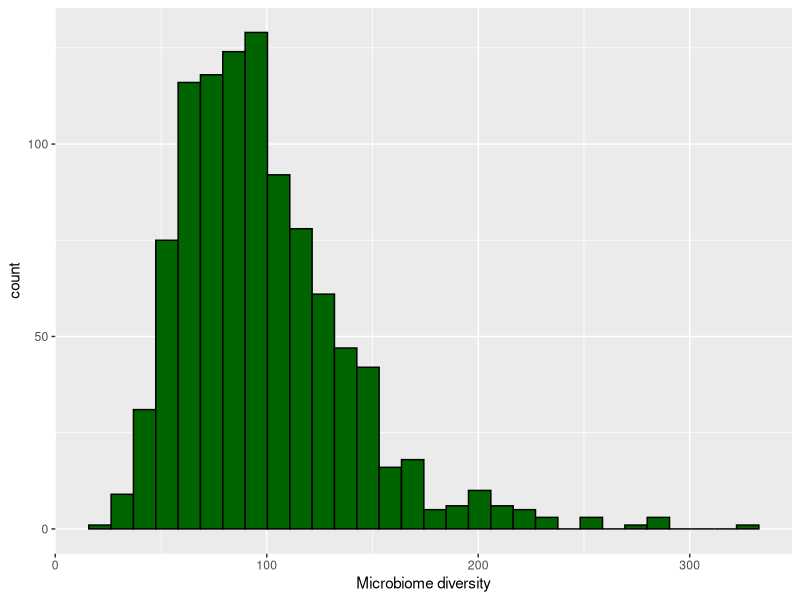
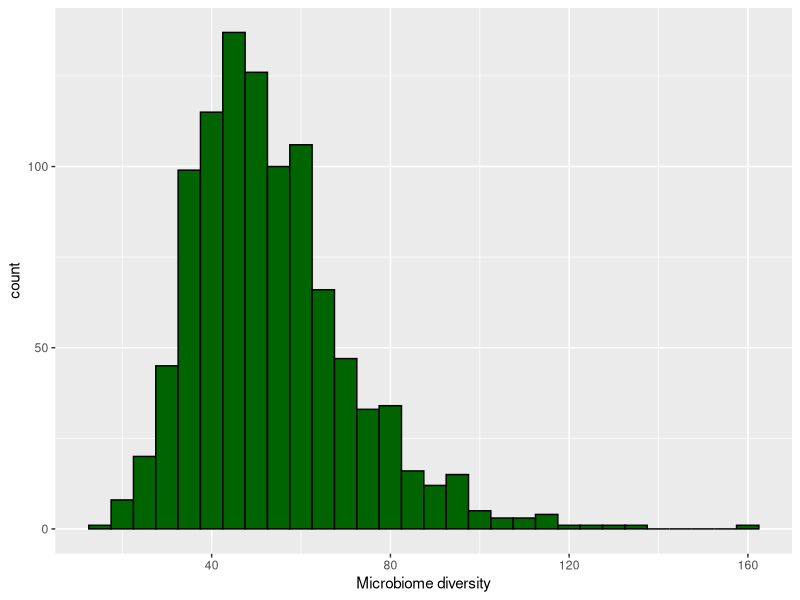
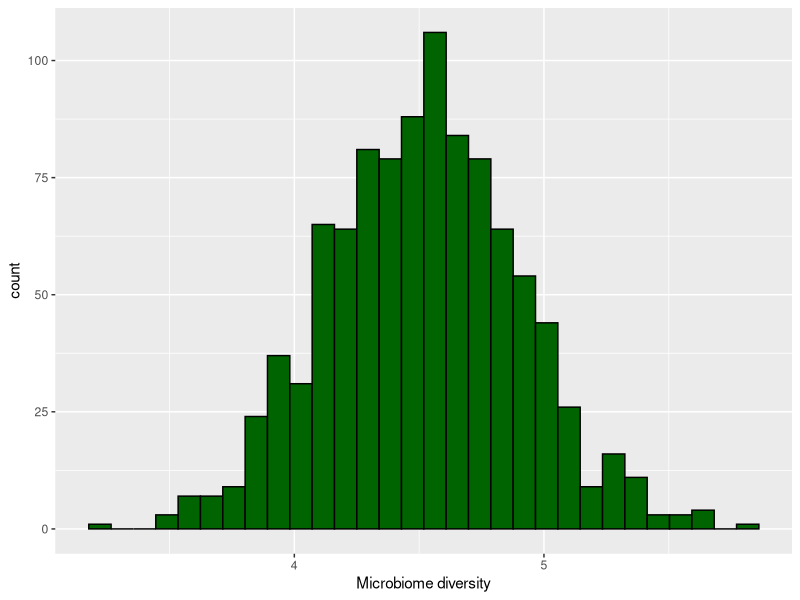
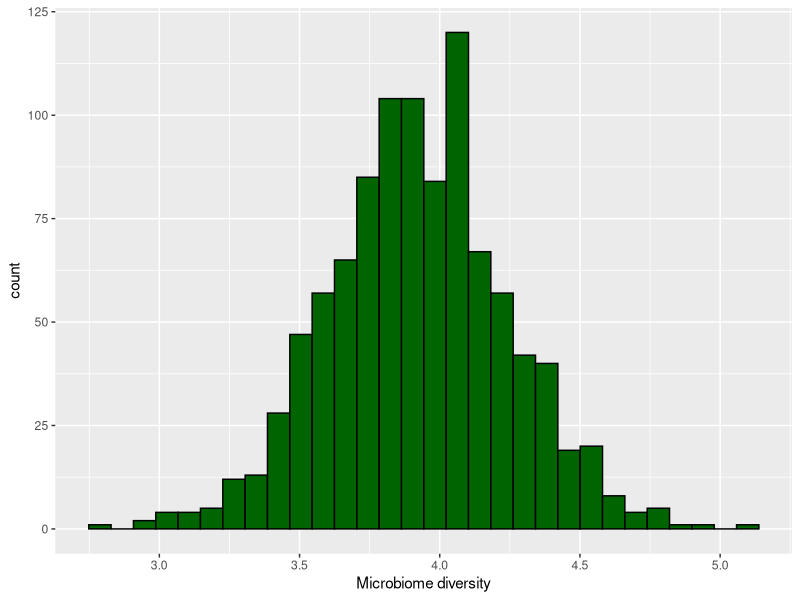

Recreate these plots in R, in order. (Note: this script raises an error after producing the figures.)
## ---- chunk 1
knitr::opts_chunk$set(echo = TRUE)
knitr::opts_chunk$set(eval = TRUE)
knitr::opts_chunk$set(error = TRUE)
## ---- chunk 2
# Final Term Project Write-up Instructions

#Please complete the following:

#1.  Each section will have headings and 1-2 code blocks. Do not edit the headings for each section (anything with one or more #'s at the start of the line. The first code block will be instructions for that section and will not be knit into the final document. The second code block (if present) will be for you to include your own code needed to complete the section. It will be knitted and presented in the final document. 

#2.  Examine all the feedback you got on checkpoint 1, 2, and 3. Do you need to modify your question, prediction, hypothesis, experimental design, or analytical plan? This term paper will be graded on its own merit, separate from how you did on any of the checkpoints. You are not held to the decisions you made on previous checkpoints. You are only required to use the same primary statistical test that you included on the survey generating your simulated data.

#3. Make any citations as needed. You must include inline citations (Author, year), as well as an APA formatted bibliography at the end. This includes any URLs where you copied code. You do not need to cite any course materials. Remember, copying code is encouraged. It's your words that need to be original.

#4. Feel free to copy and paste anything you'd like from your previous checkpoint assignments.

#5.  Knit your .RMD document as an html and submit it on Canvas. It is due Sunday June 5th at 11:59PM PST. Be aware that late penalties will be assessed.
## ---- chunk 3
#Below the appropriate headings, write in your responses.

#The Question: Write out your overall biological question in a single sentence.

#Disclaimer: Do not edit this text:

#Rationale and Background: Include here a short paragraph (~300-500 words) providing basic, relevant background and your rationale for asking the question. Pretend your audience is a UCSD undergraduate first-year biology major.


## ---- chunk 4
#This section is the same as it was in first checkpoint. However, you may want to change your chosen paper if you have found any that are more relevant to your current project.

## ---- chunk 5
#Fill out the following sections. Each should only be a single sentence.


## ---- chunk 6

#You will also use this page to describe your overall experimental design. Each should be written in paragraph form and can be up to 300 words max. If appropriate, it should cover each of the following issues: randomization, blocking, stratification, controls (positive and/or negative), blinding. Make sure that this description matches the data you will be analyzing, not a bigger experiment with more variables that you will not have data for.

#Explanatory and Response Variables - explicitly and simply state your explanatory/independent/x variable and your response/dependent/y variable.

#Sample size - include a description of your sample size and a justification for your choice.

## ---- chunk 7

#Primary statistical analysis: Name the analysis you included on the survey form. In the next line, include a brief justification as to why this test is appropriate.

## ---- chunk 8

#Assumptions and EDA: List the assumptions of your chosen test here.

#Enter your code for all testing of assumptions and figures for EDA in the next code block. This will include reading in your data and making it tidy. You should also display the top of your data table - head(). Any figures you make or statistics your code creates should be labeled appropriately. It should be understandable to someone that does not have access to read your code.


#After the code block, write a paragraph discussing your EDA results and if you had to do anything regarding outliers or data transformations. Remember to justify all of your decisions in writing.

## ---- chunk 9
## Load package
library(ggplot2)
library(dplyr)
library(tidyr)

## Read table
micro_Data<-read.csv("Microbiome_diversity.csv")
head(micro_Data)

## Visualization using bar plot
Histogram_before<-ggplot(data = micro_Data, mapping = aes(x=Before.treatment)) +
  geom_histogram(color="black",fill="darkgreen")+
  xlab("Microbiome diversity")
Histogram_before

Histogram_after<-ggplot(data = micro_Data, mapping = aes(x=After.treatment)) +
  geom_histogram(color="black",fill="darkgreen")+
  xlab("Microbiome diversity")
Histogram_after ## They failed eyeball test 

## Check normality for data before treatment
ks.test(micro_Data$Before.treatment,"pnorm", mean=mean(micro_Data$Before.treatment), sd=sd(micro_Data$Before.treatment))

## Check normality for data after treatment
ks.test(micro_Data$After.treatment,"pnorm", mean=mean(micro_Data$After.treatment), sd=sd(micro_Data$After.treatment)) ## They failed ks test. Therefore, Both data are not normal

## Log Transformation
micro_Data_Trans<-micro_Data %>%
  mutate(Transformed_After.treatment = log(After.treatment)) %>%
  mutate(Transformed_Before.treatment = log(Before.treatment))
  
## Visualization using bar plot after transformation
Histogram_trans_before<-ggplot(data = micro_Data_Trans, mapping = aes(x=Transformed_Before.treatment)) +
  geom_histogram(color="black",fill="darkgreen")+
  xlab("Microbiome diversity")
Histogram_trans_before

Histogram_trans_after<-ggplot(data = micro_Data_Trans, mapping = aes(x=Transformed_After.treatment)) +
  geom_histogram(color="black",fill="darkgreen")+
  xlab("Microbiome diversity")
Histogram_trans_after
  
## Test normality after log transformation
ks.test(micro_Data_Trans$Transformed_After.treatment,"pnorm", mean=mean(micro_Data_Trans$Transformed_After.treatment), sd=sd(micro_Data_Trans$Transformed_After.treatment))

ks.test(micro_Data_Trans$Transformed_Before.treatment,"pnorm", mean=mean(micro_Data_Trans$Transformed_Before.treatment), sd=sd(micro_Data_Trans$Transformed_Before.treatment)) ## Both groups of data pass eyeball test and ks test.

## Evaluate outlier
threshold_upper <- mean(micro_Data_Trans$Transformed_Before.treatment) + 2 * sd(micro_Data_Trans$Transformed_Before.treatment)
threshold_lower <- mean(micro_Data_Trans$Transformed_Before.treatment) - 2 * sd(micro_Data_Trans$Transformed_Before.treatment)

outliers_before <- micro_Data_Trans$Transformed_Before.treatment[micro_Data_Trans$Transformed_Before.treatment > threshold_upper|micro_Data_Trans$Transformed_Before.treatment < threshold_lower]

mean(outliers_before)
mean(micro_Data_Trans$Transformed_Before.treatment)

threshold_upper_after <- mean(micro_Data_Trans$Transformed_After.treatment) + 2 * sd(micro_Data_Trans$Transformed_After.treatment)
threshold_lower_after <- mean(micro_Data_Trans$Transformed_After.treatment) - 2 * sd(micro_Data_Trans$Transformed_After.treatment)

outliers_after <- micro_Data_Trans$Transformed_After.treatment[micro_Data_Trans$Transformed_After.treatment > threshold_upper_after|micro_Data_Trans$Transformed_After.treatment < threshold_lower_after]

mean(outliers_after)
mean(micro_Data_Trans$Transformed_After.treatment)

## Create tidy table
tidy_micro_trans<-pivot_longer(micro_Data_Trans, cols = c("Transformed_Before.treatment","Transformed_After.treatment"), names_to = "w+/wo treatment", values_to = "trans_micro_diversity")[,-c(1,2,3)]


## ---- chunk 10
#Primary Statistical Analysis: In the next code block, you will conduct your primary statistical test and any necessary post-hoc tests. Do NOT include your own written interpretation here.
## ---- chunk 11
## paired t test
paired_t<-t.test(tidy_micro_trans$trans_micro_diversity~tidy_micro_trans$`w+/wo treatment`,paired=TRUE) ## No post-hoc test is needed as there are just two groups of data and the difference in mean is already shown.

## back transformation
mean_before=mean(exp(micro_Data_Trans$Transformed_Before.treatment))
mean_after=mean(exp(micro_Data_Trans$Transformed_After.treatment))

mean_diff=mean_after-mean_before

## ---- chunk 12

#Primary Figure: In the next code block, you will create a single well-designed figure in ggplot that will clearly show a reader patterns in your data.

## ---- chunk 13
plot1 <- ggplot(tidy_micro_trans, aes(x=`w+/wo treatment`, y = trans_micro_diversity)) +
  geom_boxplot(fill = c("Transformed_Before.treatment" = "#FF4F00", "Transformed_After.treatment" = "#6495ED"), color = "black") +
  xlab("w+/wo treatment") +
  ylab("Transformed microbiome diversity") +
  scale_x_discrete(limits = c("Transformed_Before.treatment", "Transformed_After.treatment"), labels =     c("Transformed data before treatment", "Transformed data after treatment")) +
  theme_classic()
plot1  

## ---- chunk 14

#Conclusions: This is the section where you will use what you have learned in this course to make conclusions based on your results. What patterns/differences do you see in your data? How certain/uncertain are you in those results. THIS IS ONE OF THE MOST IMPORTANT SECTIONS OF THE TERM PROJECT. Demonstrate to us that you understand what your results can and cannot tell you. Make it as long as you need to.

#Future Directions: Are there any confounding variables that your data/experimental design did not include? Briefly discuss what you would do differently if there were no restrictions placed on your design, aside from ethical and reasonable logistic considerations.

#Citations: List citations in APA format.

